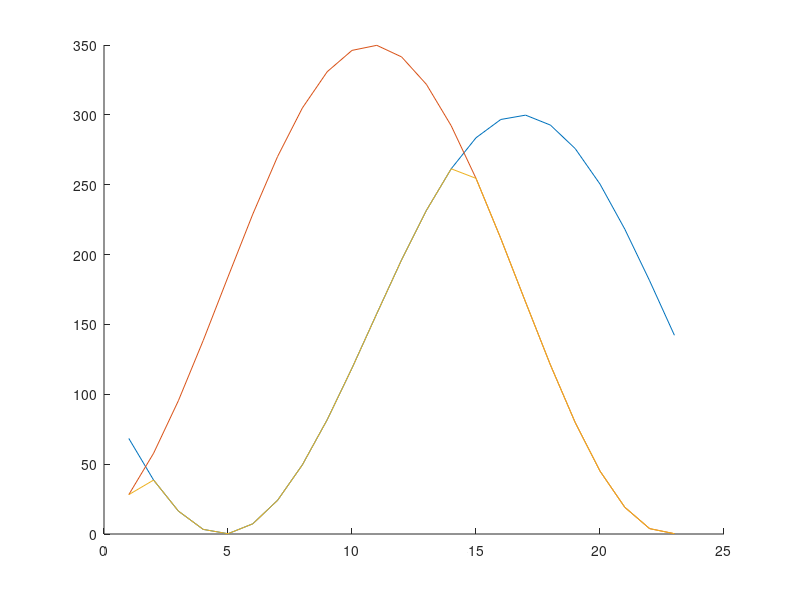
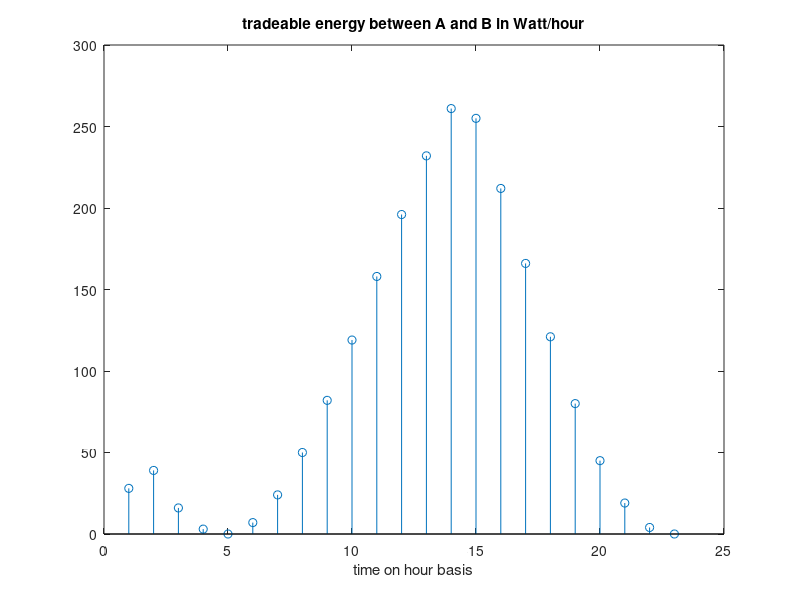
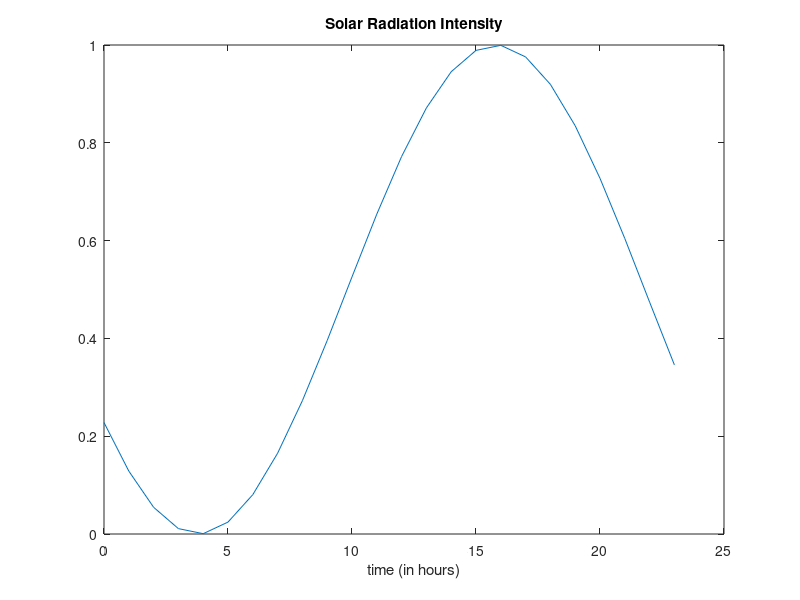

These figures' MATLAB source, in order:
clc
close all
clear all
 
%%
% intensity

   Fs = 1;                      % samples per hour
   dt = 1/Fs;                   % hour per sample
   StopTime = 24;               % hours
   t = (0:dt:StopTime-dt)';     % hour
% Sine wave:
   Fc = 2*pi/24                 % hertz
   sun = 0.5+0.5*sin(Fc*t+10);

   
   battery_capacity_B = 0.5+0.5*cos(Fc*t+10)

%% Households generation agents

% A is the producer
household_a.power = 300;  % in Watt
household_a.production = 0;

% B is the storage
household_b.store_capacity = 0;
total_capacity = 350;

%%
n = 24;
A = []
B = []
hours = 1;

%%
% while household_a.capacity < 10 && household_b.store_capacity < 10 && index < 10

    while hours < n
        household_a.production = household_a.power*sun(hours); % in w/hour
        
        A(hours) = household_a.production;
        B(hours) = total_capacity*battery_capacity_B(hours);
      
        hours = hours + 1;
    end

    %%
transaction = min(A,B);
uint256_value = round(transaction)
% Call mintfunction to blockchain
% send transaction value to blockchain = value is amount of tokens actually
% used.
% 

% end

%% plot

figure(1)
hold on
plot(A)
plot(B)
plot(transaction)

 figure(2)
   stem(uint256_value);
   xlabel('time on hour basis');
   title('tradeable energy between A and B in Watt/hour');
  



%% 
% Plot the signal versus time:
   figure;
   plot(t,sun);
   xlabel('time (in hours)');
   title('Solar Radiation Intensity');
   zoom xon;

